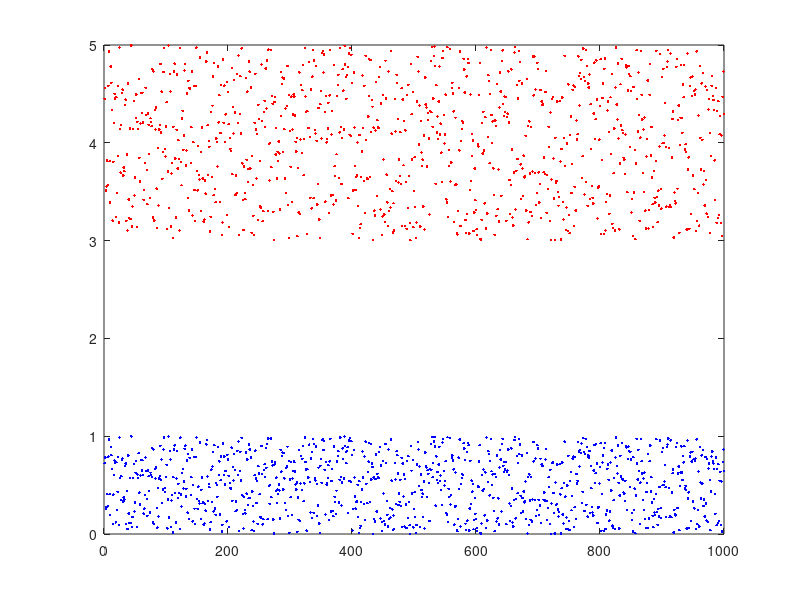

Write the MATLAB code that produced this figure.
data = rand(1000,1); %Genera  1000 Valores de 0 a 1
minimo = 3; %Minimo sd
maximo = 5;

data2 = data*(maximo-minimo)+minimo;

plot(data2,'r.')
hold on 
plot(data,'b.')
hold off
